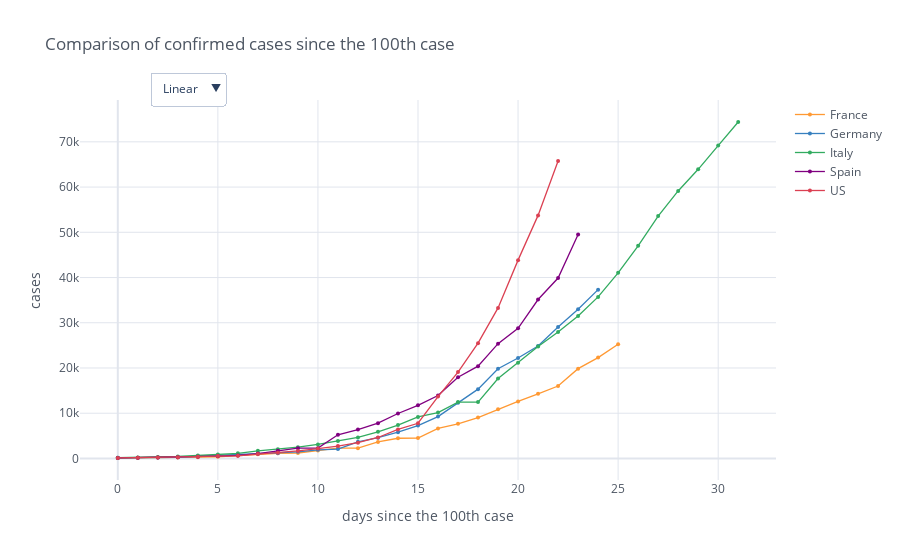

Write notebook code for a chart like this one.
### Code cell
min_value = 100
fig_deaths = mp.iplot_sync_plot(confirmed_cases_countries, min_value=min_value, title='Comparison of confirmed cases since the ' + str(min_value) + 'th case', size=4, yTitle='cases', mode='lines+markers', asFigure=True)
fig_deaths.show()

### Figure 1 — Plotly figure (JSON) as saved in the notebook; plotly's stock layout.template omitted (floating-point values rounded to 4 significant figures)
{"data": [{"line": {"color": "rgba(255, 153, 51, 1.0)", "dash": "solid", "shape": "linear", "width": 1.3}, "marker": {"size": 4, "symbol": "circle"}, "mode": "lines+markers", "name": "France", "text": "", "type": "scatter", "x": [0, 1, 2, 3, 4, 5, 6, 7, 8, 9, 10, 11, 12, 13, 14, 15, 16, 17, 18, 19, 20, 21, 22, 23, 24, 25, 26, 27, 28, 29, 30, 31], "y": [100.0, 130.0, 191.0, 204.0, 285.0, 377.0, 653.0, 949.0, 1126.0, 1209.0, 1784.0, 2281.0, 2281.0, 3661.0, 4469.0, 4499.0, 6633.0, 7652.0, 9043.0, 10870.0, 12610.0, 14280.0, 16020.0, 19860.0, 22300.0, 25230.0, "", "", "", "", "", ""]}, {"line": {"color": "rgba(55, 128, 191, 1.0)", "dash": "solid", "shape": "linear", "width": 1.3}, "marker": {"size": 4, "symbol": "circle"}, "mode": "lines+markers", "name": "Germany", "text": "", "type": "scatter", "x": [0, 1, 2, 3, 4, 5, 6, 7, 8, 9, 10, 11, 12, 13, 14, 15, 16, 17, 18, 19, 20, 21, 22, 23, 24, 25, 26, 27, 28, 29, 30, 31], "y": [130.0, 159.0, 196.0, 262.0, 482.0, 670.0, 799.0, 1040.0, 1176.0, 1457.0, 1908.0, 2078.0, 3675.0, 4585.0, 5795.0, 7272.0, 9257.0, 12330.0, 15320.0, 19850.0, 22210.0, 24870.0, 29060.0, 32990.0, 37320.0, "", "", "", "", "", "", ""]}, {"line": {"color": "rgba(50, 171, 96, 1.0)", "dash": "solid", "shape": "linear", "width": 1.3}, "marker": {"size": 4, "symbol": "circle"}, "mode": "lines+markers", "name": "Italy", "text": "", "type": "scatter", "x": [0, 1, 2, 3, 4, 5, 6, 7, 8, 9, 10, 11, 12, 13, 14, 15, 16, 17, 18, 19, 20, 21, 22, 23, 24, 25, 26, 27, 28, 29, 30, 31], "y": [155, 229, 322, 453, 655, 888, 1128, 1694, 2036, 2502, 3089, 3858, 4636, 5883, 7375, 9172, 10149, 12462, 12462, 17660, 21157, 24747, 27980, 31506, 35713, 41035, 47021, 53578, 59138, 63927, 69176, 74386]}, {"line": {"color": "rgba(128, 0, 128, 1.0)", "dash": "solid", "shape": "linear", "width": 1.3}, "marker": {"size": 4, "symbol": "circle"}, "mode": "lines+markers", "name": "Spain", "text": "", "type": "scatter", "x": [0, 1, 2, 3, 4, 5, 6, 7, 8, 9, 10, 11, 12, 13, 14, 15, 16, 17, 18, 19, 20, 21, 22, 23, 24, 25, 26, 27, 28, 29, 30, 31], "y": [120.0, 165.0, 222.0, 259.0, 400.0, 500.0, 673.0, 1073.0, 1695.0, 2277.0, 2277.0, 5232.0, 6391.0, 7798.0, 9942.0, 11750.0, 13910.0, 17960.0, 20410.0, 25370.0, 28770.0, 35140.0, 39880.0, 49520.0, "", "", "", "", "", "", "", ""]}, {"line": {"color": "rgba(219, 64, 82, 1.0)", "dash": "solid", "shape": "linear", "width": 1.3}, "marker": {"size": 4, "symbol": "circle"}, "mode": "lines+markers", "name": "US", "text": "", "type": "scatter", "x": [0, 1, 2, 3, 4, 5, 6, 7, 8, 9, 10, 11, 12, 13, 14, 15, 16, 17, 18, 19, 20, 21, 22, 23, 24, 25, 26, 27, 28, 29, 30, 31], "y": [118.0, 149.0, 217.0, 262.0, 402.0, 518.0, 583.0, 959.0, 1281.0, 1663.0, 2179.0, 2727.0, 3499.0, 4632.0, 6421.0, 7783.0, 13680.0, 19100.0, 25490.0, 33280.0, 43850.0, 53740.0, 65780.0, "", "", "", "", "", "", "", "", ""]}], "layout": {"legend": {"bgcolor": "#FFFFFF", "font": {"color": "#4D5663"}}, "paper_bgcolor": "#FFFFFF", "plot_bgcolor": "#FFFFFF", "title": {"font": {"color": "#4D5663"}, "text": "Comparison of confirmed cases since the 100th case"}, "updatemenus": [{"buttons": [{"args": [{"yaxis.type": "linear"}], "label": "Linear", "method": "relayout"}, {"args": [{"yaxis.type": "log"}], "label": "Log", "method": "relayout"}], "direction": "down", "pad": {"r": 10, "t": 10}, "showactive": true, "x": 0.1, "xanchor": "left", "y": 1.1, "yanchor": "top"}], "xaxis": {"gridcolor": "#E1E5ED", "showgrid": true, "tickfont": {"color": "#4D5663"}, "title": {"font": {"color": "#4D5663"}, "text": "days since the 100th case"}, "zerolinecolor": "#E1E5ED"}, "yaxis": {"gridcolor": "#E1E5ED", "showgrid": true, "tickfont": {"color": "#4D5663"}, "title": {"font": {"color": "#4D5663"}, "text": "cases"}, "zerolinecolor": "#E1E5ED"}}}
